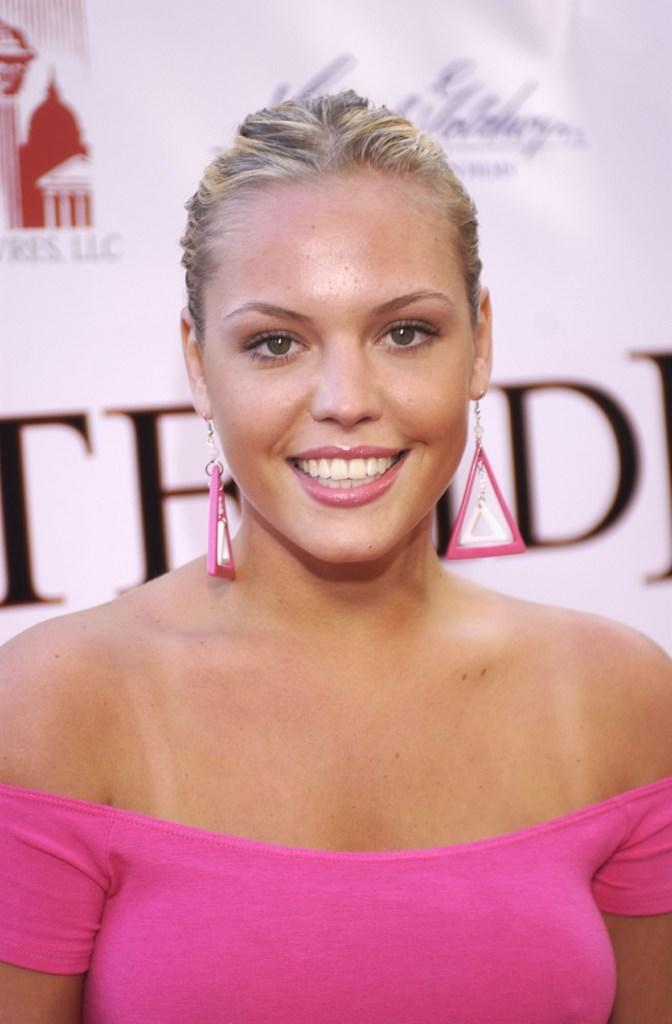
#> input picture train_equal_re/AgnesT2.jpg, 672 x 1024 px; its folder holds 4 pictures in this run
$ jupyter execute --allow-errors PCA_KNN_FR.ipynb
#> lines starting #> are read from the running program, lines starting #| are printed output that depends on the picture; pictures that were not available may be replaced by others from this repository, and a replacement may not be noted
[cell 1]
import numpy as np
import pandas as pd
import os, cv2, random

TRAIN_DIR = 'train_equal_re/'
TEST_DIR = 'test_v2_re/'
ROWS = 224
COLS = 224
CHANNELS = 1
train_images = [TRAIN_DIR + i for i in os.listdir(TRAIN_DIR)]
test_images = [TEST_DIR + i for i in os.listdir(TEST_DIR)]
def read_image(file_path):
#> called with file_path = 'train_equal_re/AgnesT2.jpg'
    img = cv2.imread(file_path, cv2.IMREAD_GRAYSCALE)
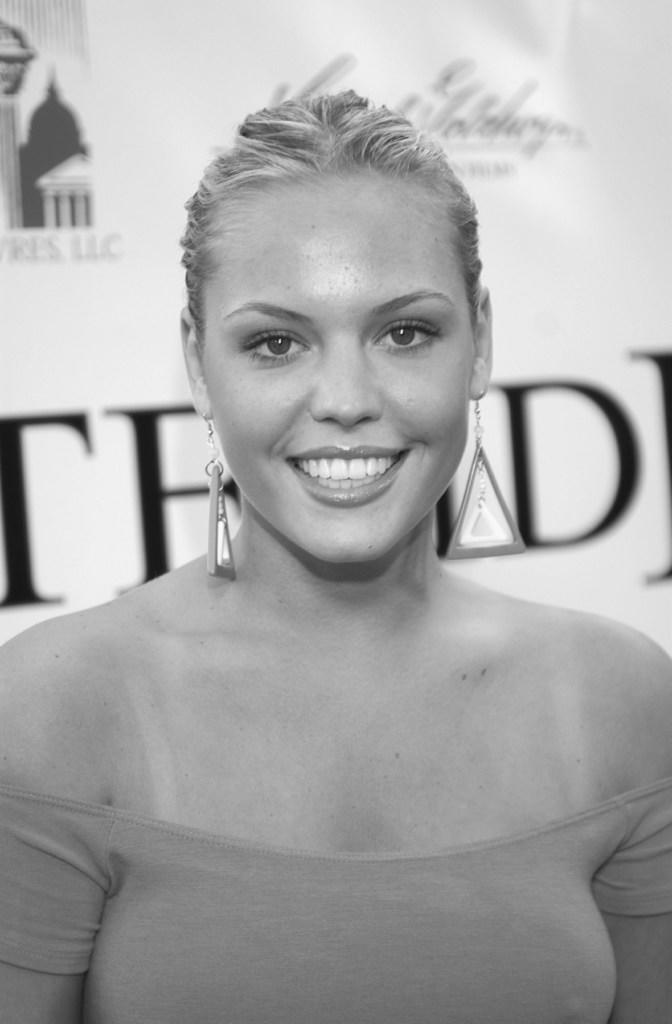
#> img: shape (1024, 672); min 17, max 255, mean 170.3
    return cv2.resize(img, (ROWS, COLS), interpolation = cv2.INTER_CUBIC)
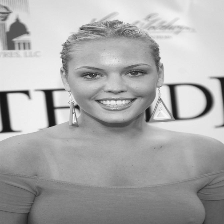
#> returned value: shape (224, 224); min 21, max 250, mean 170.3
def prep_data(images):
    count = len(images)
    data = np.ndarray((count, CHANNELS, ROWS, COLS), dtype = np.uint8)

    for i, image_file in enumerate(images):
        image = read_image(image_file)
        data[i] = image.T

        if i % 1 == 0:
            print ('Processed {} of {}'.format(i, count))
#> pass 2 of the loop in prep_data, `for i, image_file in enumerate(images):`:
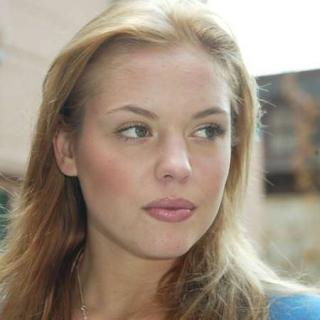
#> input picture train_equal_re/AgnesT3.jpg, 320 x 320 px
#> in read_image (call 2), `img = cv2.imread(file_path, cv2.IMREAD_GRAYSCALE)`:
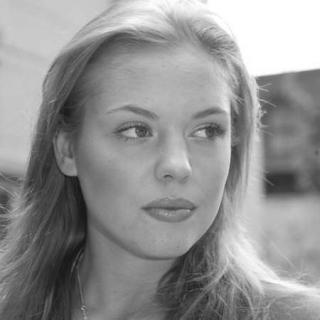
#> img: shape (320, 320); min 21, max 255, mean 146.1
#> pass 3 of the loop in prep_data, `for i, image_file in enumerate(images):`:
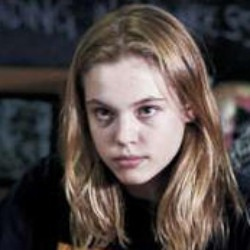
#> input picture train_equal_re/Agnes_Bruckner_0001.jpg, 250 x 250 px
#> in read_image (call 3), `img = cv2.imread(file_path, cv2.IMREAD_GRAYSCALE)`:
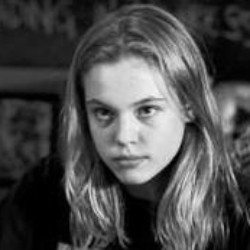
#> img: shape (250, 250); min 0, max 244, mean 75.1
#> the loop made 4 passes; the first 3 are shown

    return data

train = prep_data(train_images)
test = prep_data(test_images)

print("Train shape: {}".format(train.shape))
#| Train shape: (4, 1, 224, 224)
print("Test shape:  {}".format(test.shape))

[cell 2]
labels = []
for i in train_images:
    if 'Agnes' in i:
        labels.append(0)
    elif 'Alexander' in i:
        labels.append(1)
    elif 'Allyson' in i:
        labels.append(2)
    elif 'Amelia' in i:
        labels.append(3)
    elif 'Angelo' in i:
        labels.append(4)
    elif 'Anibal' in i:
        labels.append(5)
    elif 'Anthony' in i:
        labels.append(6)
    elif 'Yekaterina' in i:
        labels.append(7)
    else:
        labels.append(8)
#> this loop made 4 passes
#> i on passes 1 to 4: 'train_equal_re/AgnesT2.jpg', 'train_equal_re/AgnesT3.jpg', 'train_equal_re/Agnes_Bruckner_0001.jpg', 'train_equal_re/Alexander_Downer_0001.jpg'
#> after the loop, labels = [0, 0, 0, 1]

train = train.reshape(-1,50176)
test = test.reshape(-1,50176)
X_train = train.astype('float32')
X_test = test.astype('float32')
X_train /= 255
X_test /= 255
Y_train = labels
#> Y_train = [0, 0, 0, 1]
X_train=np.array(X_train)
X_test=np.array(X_test)
Y_train=np.array(Y_train)
print(Y_train)
#| [0 0 0 1]
labels_test = []
for i in test_images:
    if 'Agnes' in i:
        labels_test.append(0)
    elif 'Alexander' in i:
        labels_test.append(1)
    elif 'Allyson' in i:
        labels_test.append(2)
    elif 'Amelia' in i:
        labels_test.append(3)
    elif 'Angelo' in i:
        labels_test.append(4)
    elif 'Anibal' in i:
        labels_test.append(5)
    elif 'Anthony' in i:
        labels_test.append(6)
    elif 'Yekaterina' in i:
        labels_test.append(7)
    else:
        labels_test.append(8)
Y_test = labels_test
Y_test = np.array(Y_test)
print(Y_test)
print("X_train.shape " + str(X_train.shape))
#| X_train.shape (4, 50176)
print("X_test.shape " + str(X_test.shape))
